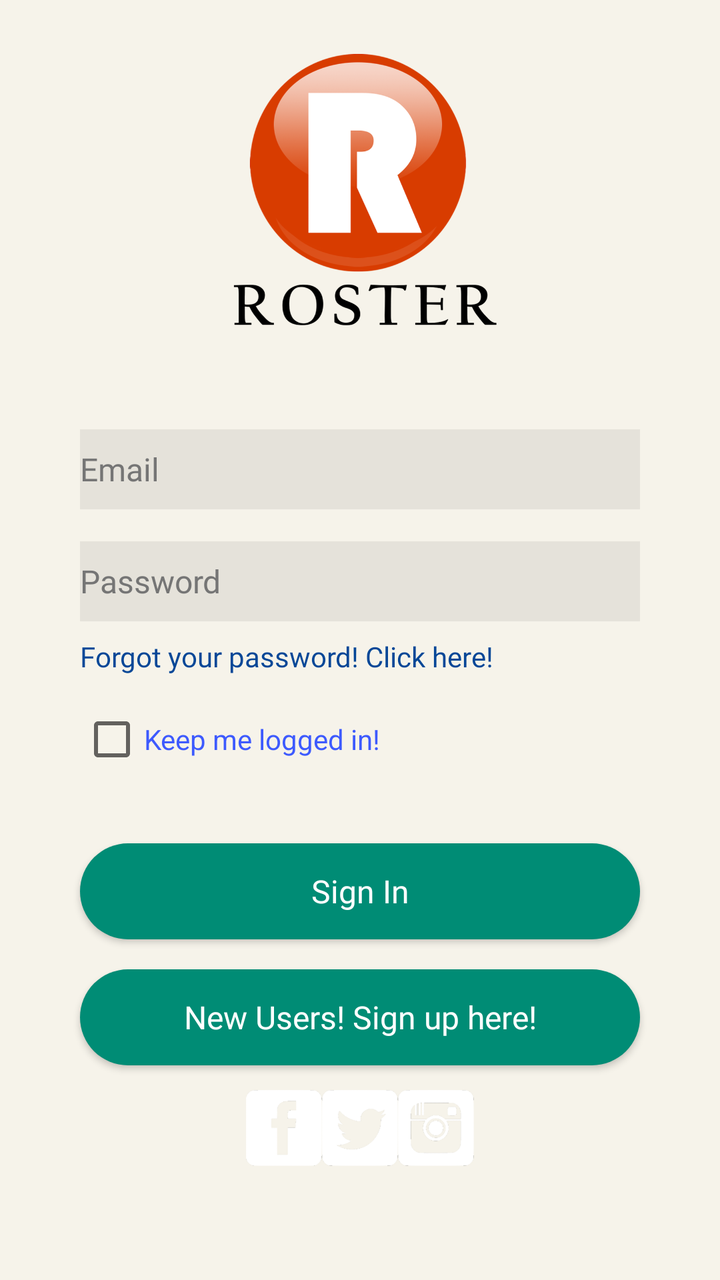
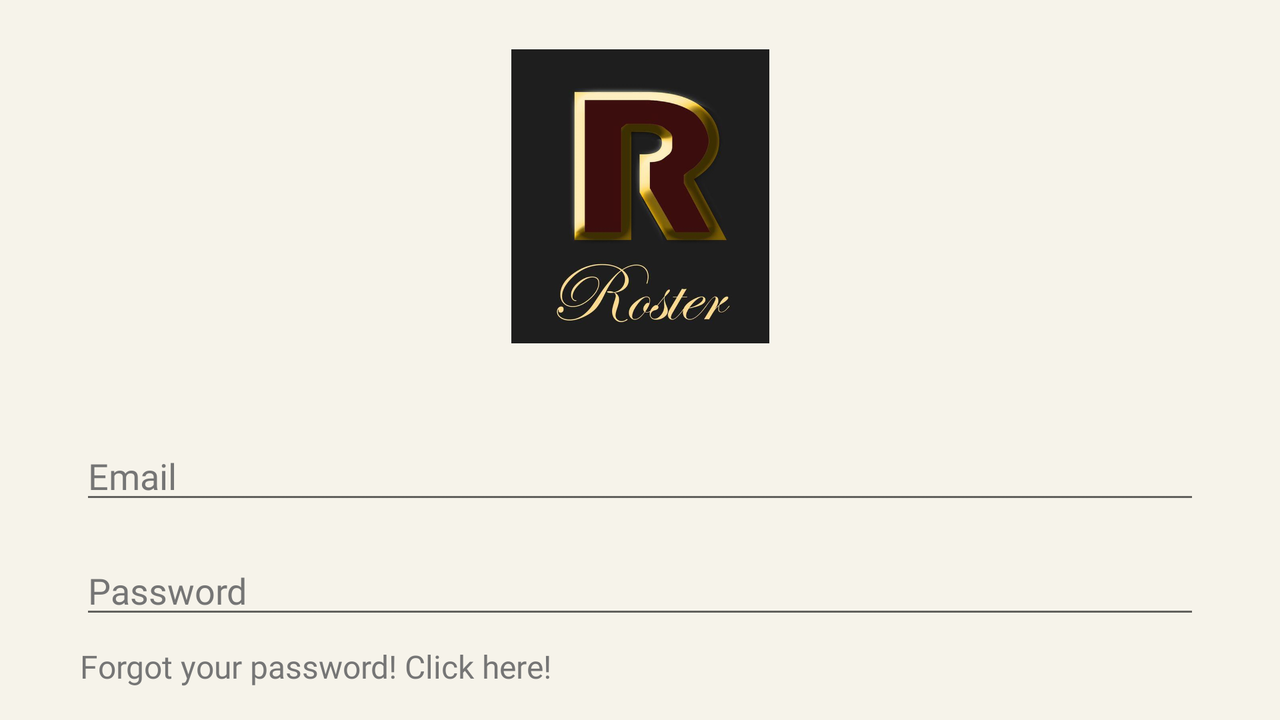

The same Android screen from two of the app's own layout files: first res/layout/ as a phone draws it, then the repository's variant for another configuration, drawn on a device whose configuration selects that folder. Both files follow.
<!-- AndroidManifest.xml: application theme AppTheme -->
<!-- res/layout/activity_main.xml -->
<?xml version="1.0" encoding="utf-8"?>
<androidx.constraintlayout.widget.ConstraintLayout xmlns:android="http://schemas.android.com/apk/res/android"
    xmlns:app="http://schemas.android.com/apk/res-auto"
    xmlns:tools="http://schemas.android.com/tools"
    android:id="@+id/constraintLayout"
    android:layout_width="match_parent"
    android:layout_height="match_parent"
    android:animateLayoutChanges="false"
    android:background="#59EDE5CB"
    android:clickable="false"
    tools:context=".MainActivity">

    <ImageView
        android:id="@+id/img_logo"
        android:layout_width="277dp"
        android:layout_height="147dp"
        app:layout_constraintBottom_toBottomOf="parent"
        app:layout_constraintEnd_toEndOf="parent"
        app:layout_constraintStart_toStartOf="parent"
        app:layout_constraintTop_toTopOf="parent"
        app:layout_constraintVertical_bias="0.048"
        app:srcCompat="@drawable/roster_icon_design1"
        tools:srcCompat="@drawable/roster_icon_design1"
        android:contentDescription="TODO" />

    <Button
        android:id="@+id/btn_signin"
        android:layout_width="match_parent"
        android:layout_height="wrap_content"
        android:layout_marginLeft="40dp"
        android:layout_marginTop="36dp"
        android:layout_marginRight="40dp"
        android:background="@drawable/button_roundcornerrectangle"
        android:elevation="20dp"
        android:fontFamily="@font/open_sans_semibold"
        android:text="Sign In"
        android:textAppearance="@style/TextAppearance.AppCompat.Body1"
        android:textColor="#FFFFFF"
        android:textSize="16sp"
        app:layout_constraintEnd_toEndOf="parent"
        app:layout_constraintStart_toStartOf="parent"
        app:layout_constraintTop_toBottomOf="@+id/linearLayout" />

    <Button
        android:id="@+id/btn_newusers"
        android:layout_width="match_parent"
        android:layout_height="wrap_content"
        android:layout_marginLeft="40dp"
        android:layout_marginTop="15dp"
        android:layout_marginRight="40dp"
        android:background="@drawable/button_roundcornerrectangle"
        android:fontFamily="@font/open_sans_semibold"
        android:text="New Users! Sign up here!"
        android:textAllCaps="false"
        android:textColor="#FFFFFF"
        android:textSize="16sp"
        app:layout_constraintBottom_toBottomOf="parent"
        app:layout_constraintEnd_toEndOf="parent"
        app:layout_constraintStart_toStartOf="parent"
        app:layout_constraintTop_toBottomOf="@+id/btn_signin"
        app:layout_constraintVertical_bias="0.0" />

    <EditText
        android:id="@+id/edt_email"
        style="@style/Widget.AppCompat.AutoCompleteTextView"
        android:layout_width="match_parent"
        android:layout_height="40dp"
        android:layout_marginLeft="40dp"
        android:layout_marginTop="44dp"
        android:layout_marginRight="40dp"
        android:background="#12000000"
        android:drawableLeft="@drawable/ic_action_user"
        android:ems="10"
        android:fontFamily="@font/open_sans"
        android:hint="Email"
        android:inputType="textPersonName|textEmailAddress"
        android:singleLine="true"
        android:textColor="#000000"
        android:textColorHint="#757575"
        android:textSize="16sp"
        app:layout_constraintEnd_toEndOf="parent"
        app:layout_constraintStart_toStartOf="parent"
        app:layout_constraintTop_toBottomOf="@+id/img_logo" />

    <EditText
        android:id="@+id/edt_password"
        style="@style/Widget.AppCompat.EditText"
        android:layout_width="match_parent"
        android:layout_height="40dp"
        android:layout_marginLeft="40dp"
        android:layout_marginTop="16dp"
        android:layout_marginRight="40dp"
        android:background="#12000000"
        android:drawableLeft="@drawable/ic_action_pass"
        android:ems="10"
        android:fontFamily="@font/open_sans"
        android:hint="Password"
        android:inputType="textPersonName|textPassword"
        android:singleLine="true"
        android:textColor="#000000"
        android:textColorHint="#757575"
        android:textSize="16sp"
        app:layout_constraintEnd_toEndOf="parent"
        app:layout_constraintStart_toStartOf="parent"
        app:layout_constraintTop_toBottomOf="@+id/edt_email" />

    <TextView
        android:id="@+id/tv_forgotpassword"
        android:layout_width="match_parent"
        android:layout_height="wrap_content"
        android:layout_marginLeft="40dp"
        android:layout_marginTop="8dp"

        android:layout_marginRight="40dp"
        android:fontFamily="@font/open_sans_semibold"
        android:text="Forgot your password! Click here!"
        android:textColor="#064797"
        android:textSize="14sp"
        app:layout_constraintEnd_toEndOf="parent"
        app:layout_constraintStart_toStartOf="parent"
        app:layout_constraintTop_toBottomOf="@+id/edt_password" />

    <LinearLayout
        android:id="@+id/linearLayout"
        android:layout_width="match_parent"
        android:layout_height="wrap_content"
        android:layout_marginLeft="40dp"
        android:layout_marginTop="16dp"
        android:layout_marginRight="40dp"
        android:orientation="horizontal"
        app:layout_constraintEnd_toEndOf="parent"
        app:layout_constraintStart_toStartOf="parent"
        app:layout_constraintTop_toBottomOf="@+id/tv_forgotpassword">

        <CheckBox
            android:id="@+id/chkbox_keeplogin"
            android:layout_width="match_parent"
            android:layout_height="wrap_content"
            android:layout_weight="1"
            android:text="Keep me logged in!"
            android:textColor="#3D5AFE"
            android:textSize="14sp" />
    </LinearLayout>

    <LinearLayout
        android:layout_width="match_parent"
        android:layout_height="50dp"
        android:layout_marginStart="40dp"
        android:layout_marginLeft="40dp"
        android:layout_marginEnd="40dp"
        android:layout_marginRight="40dp"
        android:gravity="center"
        android:orientation="horizontal"
        app:layout_constraintBottom_toBottomOf="parent"
        app:layout_constraintEnd_toEndOf="parent"
        app:layout_constraintHorizontal_bias="0.0"
        app:layout_constraintStart_toStartOf="parent"
        app:layout_constraintTop_toBottomOf="@+id/btn_newusers"
        app:layout_constraintVertical_bias="0.112">

        <ImageView
            android:id="@+id/imageView_fb"
            android:layout_width="38dp"
            android:layout_height="44dp"
            app:srcCompat="@drawable/facebook" />

        <ImageView
            android:id="@+id/imageView_twitter"
            android:layout_width="38dp"
            android:layout_height="44dp"
            app:srcCompat="@drawable/twitter" />

        <ImageView
            android:id="@+id/imageView_instagram"
            android:layout_width="38dp"
            android:layout_height="44dp"
            app:srcCompat="@drawable/instagram" />

    </LinearLayout>


</androidx.constraintlayout.widget.ConstraintLayout>
<!-- resources referenced by this layout -->
<resources>
  <!-- drawable button_roundcornerrectangle (drawable) -->
  <?xml version="1.0" encoding="utf-8"?>
  <shape xmlns:android="http://schemas.android.com/apk/res/android" android:shape="rectangle">
  
      <solid android:color="#008C75"/>
      <corners android:radius="50dp"/>
  
  
  
  
  </shape>
  <!-- drawable facebook: png bitmap (drawable-hdpi, 3214 bytes) -->
  <!-- drawable instagram: png bitmap (drawable-hdpi, 7321 bytes) -->
  <!-- drawable roster_icon_design1: png bitmap (drawable-xxhdpi, 103241 bytes) -->
  <!-- drawable twitter: png bitmap (drawable-hdpi, 5383 bytes) -->
  <style name="AppTheme" parent="Theme.AppCompat.Light.NoActionBar">
          
          <item name="colorPrimary">#1a237e</item>
          <item name="colorPrimaryDark">@color/colorPrimaryDark</item>
          <item name="colorAccent">@color/colorAccent</item>
      </style>
</resources>
<!-- res/layout-land/activity_main.xml (the repository's variant of the layout above) -->
<!-- drawn on the phone turned sideways -->
<?xml version="1.0" encoding="utf-8"?>
<androidx.constraintlayout.widget.ConstraintLayout xmlns:android="http://schemas.android.com/apk/res/android"
    xmlns:app="http://schemas.android.com/apk/res-auto"
    xmlns:tools="http://schemas.android.com/tools"
    android:id="@+id/constraintLayout"
    android:layout_width="match_parent"
    android:layout_height="match_parent"
    android:animateLayoutChanges="false"
    android:background="#59EDE5CB"
    android:clickable="false"
    tools:context=".MainActivity">

    <ImageView
        android:id="@+id/img_logo"
        android:layout_width="277dp"
        android:layout_height="147dp"
        app:layout_constraintBottom_toBottomOf="parent"
        app:layout_constraintEnd_toEndOf="parent"
        app:layout_constraintStart_toStartOf="parent"
        app:layout_constraintTop_toTopOf="parent"
        app:layout_constraintVertical_bias="0.116"
        app:srcCompat="@drawable/rosterapplogo"
        tools:srcCompat="@drawable/rosterapplogo" />

    <Button
        android:id="@+id/btn_signin"
        android:layout_width="match_parent"
        android:layout_height="wrap_content"
        android:layout_marginLeft="40dp"
        android:layout_marginTop="40dp"
        android:layout_marginRight="40dp"
        android:background="#FF5063"
        android:fontFamily="@font/open_sans_semibold"
        android:text="SIGN IN"
        android:textAppearance="@style/TextAppearance.AppCompat.Body1"
        app:layout_constraintEnd_toEndOf="parent"
        app:layout_constraintStart_toStartOf="parent"
        app:layout_constraintTop_toBottomOf="@+id/linearLayout" />

    <Button
        android:id="@+id/btn_newusers"
        android:layout_width="match_parent"
        android:layout_height="wrap_content"
        android:layout_marginLeft="40dp"
        android:layout_marginTop="28dp"
        android:layout_marginRight="40dp"
        android:background="#FF5063"
        android:fontFamily="@font/open_sans_semibold"
        android:text="NEW USERS! SIGN UP HERE"
        app:layout_constraintBottom_toBottomOf="parent"
        app:layout_constraintEnd_toEndOf="parent"
        app:layout_constraintStart_toStartOf="parent"
        app:layout_constraintTop_toBottomOf="@+id/btn_signin"
        app:layout_constraintVertical_bias="0.0" />

    <EditText
        android:id="@+id/edt_email"
        style="@style/Widget.AppCompat.AutoCompleteTextView"
        android:layout_width="match_parent"
        android:layout_height="wrap_content"
        android:layout_marginLeft="40dp"
        android:layout_marginTop="44dp"
        android:layout_marginRight="40dp"
        android:ems="10"
        android:fontFamily="@font/open_sans"
        android:hint="Email"
        android:inputType="textPersonName|textEmailAddress"
        android:singleLine="true"
        android:textColor="#000000"
        android:textColorHint="#757575"
        android:textSize="18sp"
        app:layout_constraintEnd_toEndOf="parent"
        app:layout_constraintStart_toStartOf="parent"
        app:layout_constraintTop_toBottomOf="@+id/img_logo" />

    <EditText
        android:id="@+id/edt_password"
        style="@style/Widget.AppCompat.EditText"
        android:layout_width="match_parent"
        android:layout_height="wrap_content"
        android:layout_marginLeft="40dp"
        android:layout_marginTop="16dp"
        android:layout_marginRight="40dp"
        android:ems="10"
        android:fontFamily="@font/open_sans"
        android:hint="Password"
        android:inputType="textPersonName|textPassword"
        android:singleLine="true"
        android:textColor="#000000"
        android:textColorHint="#757575"
        android:textSize="18sp"
        app:layout_constraintEnd_toEndOf="parent"
        app:layout_constraintStart_toStartOf="parent"
        app:layout_constraintTop_toBottomOf="@+id/edt_email" />

    <TextView
        android:id="@+id/tv_forgotpassword"
        android:layout_width="match_parent"
        android:layout_height="wrap_content"
        android:layout_marginLeft="40dp"
        android:layout_marginTop="8dp"

        android:layout_marginRight="40dp"
        android:fontFamily="@font/open_sans_semibold"
        android:text="Forgot your password! Click here!"
        android:textColor="#757575"
        android:textSize="16sp"
        app:layout_constraintEnd_toEndOf="parent"
        app:layout_constraintStart_toStartOf="parent"
        app:layout_constraintTop_toBottomOf="@+id/edt_password" />

    <LinearLayout
        android:id="@+id/linearLayout"
        android:layout_width="match_parent"
        android:layout_height="wrap_content"
        android:layout_marginLeft="40dp"
        android:layout_marginTop="16dp"
        android:layout_marginRight="40dp"
        android:orientation="horizontal"
        app:layout_constraintEnd_toEndOf="parent"
        app:layout_constraintStart_toStartOf="parent"
        app:layout_constraintTop_toBottomOf="@+id/tv_forgotpassword">

        <CheckBox
            android:id="@+id/chkbox_keeplogin"
            android:layout_width="match_parent"
            android:layout_height="wrap_content"
            android:layout_weight="1"
            android:text="Keep me logged in!"
            android:textColor="#757575"
            android:textSize="16sp" />
    </LinearLayout>

</androidx.constraintlayout.widget.ConstraintLayout>
<!-- resources referenced by the variant -->
<!-- as the phone turned sideways resolves them -->
<resources>
  <!-- drawable rosterapplogo: jpg bitmap (drawable-hdpi, 11471 bytes) -->
  <style name="AppTheme" parent="Theme.AppCompat.Light.NoActionBar">
          
          <item name="colorPrimary">#1a237e</item>
          <item name="colorPrimaryDark">@color/colorPrimaryDark</item>
          <item name="colorAccent">@color/colorAccent</item>
      </style>
</resources>
